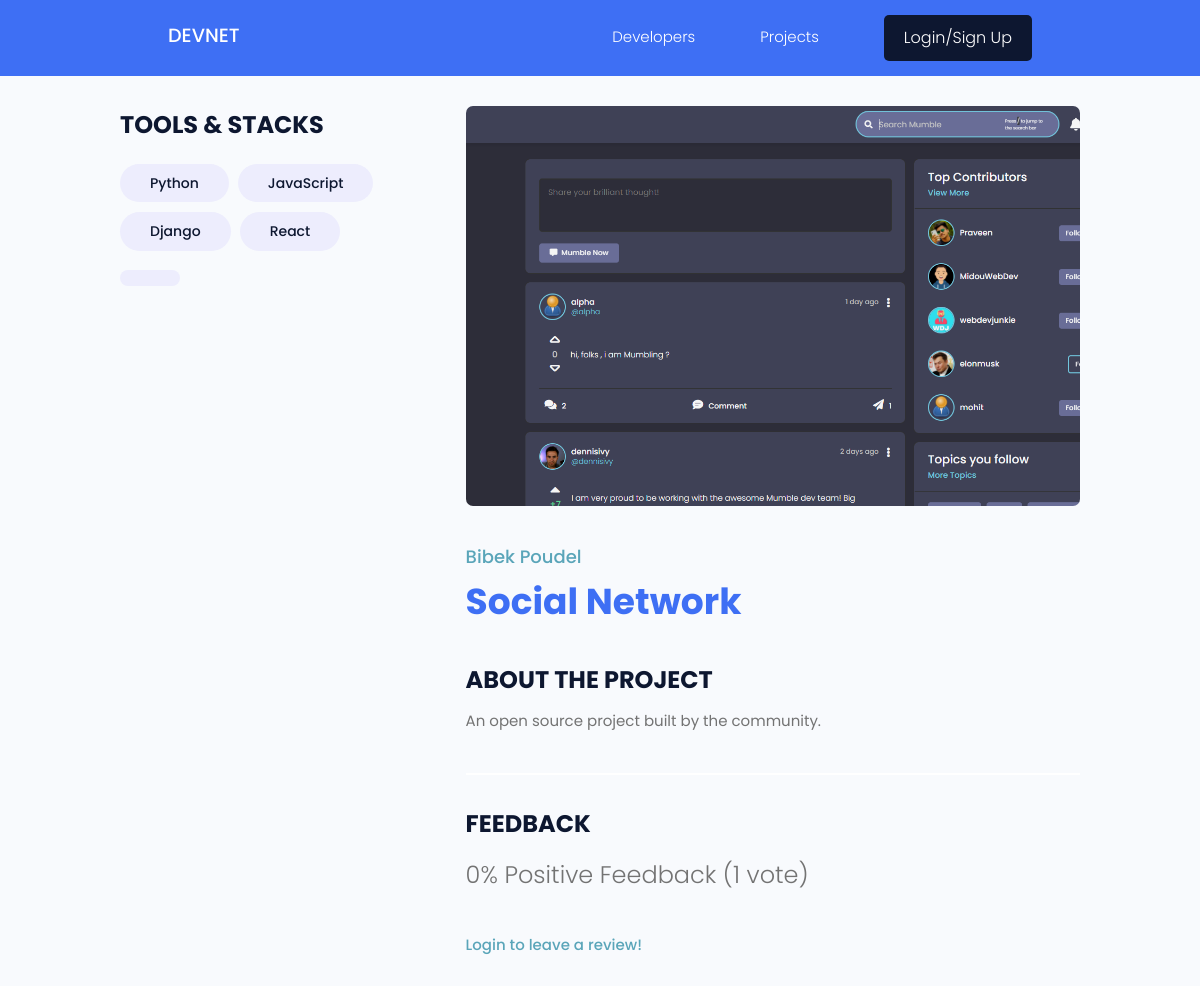
The app's page /projects/project/584c7d5c-cd40-4a22-a440-f7dfd2ff5641/ with its own data.
### projects/models.py (models this page shows, shortened)
class Tag(models.Model):
    name = models.CharField(max_length=200)
    created = models.DateTimeField(auto_now_add=True)
    id = models.UUIDField(default=uuid.uuid4, unique=True, primary_key=True, editable=False)
    def __str__(self):
        return self.name

class Project(models.Model):
    owner = models.ForeignKey(Profile, on_delete=models.CASCADE, null=True, blank=True)
    title = models.CharField(max_length=200)
    description = models.TextField(null=True, blank=True)
    featured_image = models.ImageField(upload_to= 'featured_images', null=True, blank=True,default="featured_images/default.jpg")
    demo_link = models.CharField(max_length=2000, blank=True, null=True)
    source_link = models.CharField(max_length=2000, null=True, blank=True)
    vote_total = models.IntegerField(default=0, null=True, blank=True)
    vote_ratio = models.IntegerField(default=0, null=True, blank=True)
    tags = models.ManyToManyField('Tag', blank=True)
    created = models.DateTimeField(auto_now_add=True)
    id = models.UUIDField(default=uuid.uuid4, unique=True, primary_key=True, editable=False)
    class Meta:
        ordering = ['-vote_ratio', '-vote_total', 'title']
    @property
    def reviewers(self):
        query = self.review_set.all().values_list('owner__id', flat=True)
        return query

### users/models.py (models this page shows, shortened)
class Profile(models.Model):
    user = models.OneToOneField(User, on_delete=models.CASCADE, null=True, blank=True)
    name = models.CharField(max_length=200, blank=True, null=True)
    email = models.EmailField(max_length=500, blank=True, null=True)
    username = models.CharField(max_length=200, blank=True, null=True)
    location = models.CharField(max_length=200, blank=True, null=True)
    short_intro = models.CharField(max_length=200, null=True, blank=True)
    bio = models.TextField(blank=True, null=True)
    profile_image = models.ImageField(null=True, blank=True,upload_to='profile_images' ,default='profile_images/avatar.png')
    social_github = models.CharField(max_length=200, blank=True, null=True)
    social_twitter = models.CharField(max_length=200, blank=True, null=True)
    social_linkedin = models.CharField(max_length=200, blank=True, null=True)
    social_youtube = models.CharField(max_length=200, blank=True, null=True)
    social_website = models.CharField(max_length=200, blank=True, null=True)
    created = models.DateTimeField(auto_now_add=True)
    id = models.UUIDField(default=uuid.uuid4, unique=True, primary_key=True, editable=False)
    class Meta:
        ordering = [
            'created'
        ]

### projects/views.py (the view, shortened to what this page needs)
# urls.py: path('project/<str:pk>/', views.project, name='project'),
def project(request, pk):
    form = ReviewForm()
    project = Project.objects.get(id=pk)
    return render(request, 'projects/project.html', {'project':project, 'form':form})

### projects/templates/projects/project.html (shortened to what this page needs)
{% extends 'main.html' %}
{% block content %}
<main class="singleProject my-md">
    <div class="container">
      <div class="layout">
        <div class="column column--1of3">
          <h3 class="singleProject__subtitle">Tools & Stacks</h3>
          <div class="singleProject__toolStack">
              {% for tag in project.tags.all %}
            <span class="tag tag--pill tag--sub tag--lg">
              <small>{{tag}}</small>
            </span>
                {% endfor %}
          </div>
        </div>
        <div class="column column--2of3">
          <img class="singleProject__preview" src="{{project.featured_image.url}}" alt="{{project.title|lower}}" />
          <a href="{% url 'profile' project.owner.id%}" class="singleProject__developer">{{project.owner.name}}</a>
          <h2 class="singleProject__title">{{project.title}}</h2>
          <h3 class="singleProject__subtitle">About the Project</h3>
          <div class="singleProject__info">
            {{project.description}}
          </div>
          <div class="comments">
            <h3 class="singleProject__subtitle">Feedback</h3>
            <h5 class="project--rating">
              {{project.vote_ratio}}% Positive
              Feedback ({{project.vote_total}} vote{{project.vote_total|pluralize:"s"}})
            </h5>
{% if request.user.profile.id in project.reviewers %}
<p>You have already submitted a review!</p>
{% elif request.user.profile == project.owner %}
<p>You cannot review your own project!</p>
{% else %}
<a href="{% url 'login' %}?next={{request.path}}">Login to leave a review!</a>
{% endif %}
          </div>
        </div>
      </div>
    </div>
  </main>
{% endblock content %}

### static/css/app.css (style rules this page uses)
:root { --hue-color: 224; --color-sub: hsl(var(--hue-color), 89%, 60%); --color-light:white; --color-sub-light:hsl(var(--hue-color), 56%, 12%); }
img { width: 100%; }
.singleProject .column--1of3 { order: 2; }
@media screen and (min-width: 1081px) { .singleProject .column--1of3 { order: 1; } }
@media screen and (min-width: 1081px) { .singleProject .column--2of3 { order: 2; } }
.singleProject__toolStack { margin-top: 2rem; margin-bottom: 4rem; }
.singleProject__preview { height: 50vh; object-fit: cover; object-position: top center; margin-bottom: 3rem; border-radius: 0.7rem; }
.singleProject__developer { font-size: 1.8rem; font-weight: 500; }
.singleProject__title { font-size: 3.6rem; font-weight: 700; color: var(--color-sub); margin-bottom: 3rem; }
.project--rating { margin-bottom: 1.6em; margin-top: .5em; }
.singleProject__subtitle { text-transform: uppercase; font-size: 2.4rem; font-weight: 700; color: var(--color-sub-light); margin-bottom: 1rem; }
.comments { margin-top: 4rem; padding-top: 3rem; border-top: 2px solid var(--color-light); }

### static/uikit/styles/modules/_variables.css (style rules this page uses)
:root { --color-main: #5aa5b9; --color-main-light: #e6faff; --color-sub: #3f4156; --color-sub-light: #51546e; --color-sub-lighter: #ededfd; --color-text: #737373; --color-gray: #8b8b8b; --color-light: #e5e7eb; --color-light-gray: #767676; --color-bg: #f8fafd; --color-white: #fffefd; --color-white-light: #f3f3f3; --color-success: #359e64; --color-success-bg: #def8e8; --color-error: #fc4b0b; --color-error-bg: #fff2ee; --font-base: 'Poppins', arial, helvetica, 'Segoe UI', roboto, ubuntu, sans-serif; --font-monospace: 'Fira Code', 'Courier New', courier, monospace; --font-regular: 300; --font-medium: 500; --font-bold: 700; --generic-shadow: 1px 1px 5px #00000010; --generic-transition: all 0.3s ease-in-out; }

### static/uikit/styles/modules/_base.css (style rules this page uses)
* { margin: 0; padding: 0; box-sizing: border-box; text-rendering: optimizeLegibility; color: inherit; font-size: inherit; }
html { font-size: 50%; }
@media only screen and (min-width: 480px) { html { font-size: 56.25%; } }
@media only screen and (min-width: 1200px) { html { font-size: 62.5%; } }
body { line-height: 1.6; font-weight: 400; font-size: 1.5rem; color: var(--color-text); background-color: var(--color-bg); min-height: 100vh; }

### static/uikit/styles/modules/_typography.css (style rules this page uses)
* { font-family: var(--font-base); }
h2 { font-size: 3.6rem; font-weight: var(--font-bold); }
h3 { font-size: 3.2rem; font-weight: var(--font-medium); }
h5 { font-size: 2.4rem; font-weight: var(--font-medium); }
h5, h6 { font-weight: var(--font-regular); }
p, span, strong { font-size: 1.6rem; color: var(--color-text); font-weight: var(--font-regular); }
a { padding-bottom: 2px; text-decoration: none; display: inline-block; color: var(--color-main); font-weight: var(--font-medium); }

### static/uikit/styles/modules/_utilities.css (style rules this page uses)
.container { width: 92%; max-width: 165rem; margin: 0 auto; box-sizing: border-box; }
@media screen and (min-width: 1000px) { .container { width: 90%; } }
@media screen and (min-width: 1200px) { .container { width: 80%; } }
.my-md { margin: 3rem auto; }

### static/uikit/styles/modules/_tag.css (style rules this page uses)
.tag { display: inline-flex; align-items: center; background-color: var(--color-sub); height: -webkit-fit-content; height: -moz-fit-content; height: fit-content; width: -webkit-fit-content; width: -moz-fit-content; width: fit-content; border-radius: 0.5rem; padding: 0.5rem 1.5rem; font-size: 1.2rem; cursor: pointer; }
.tag:not(:last-child) { margin-right: 0.25rem; margin-bottom: 0.75rem; }
.tag > small { color: var(--color-white); }
.tag--pill { border-radius: 5rem; }
.tag--sub, .tag--sub > small { background: var(--color-sub-lighter); color: var(--color-sub-light); font-weight: 500; }
.tag--lg { padding: 0.8rem 3rem; font-size: 1.4rem; }
.tag--lg:not(:last-child) { margin-right: 0.5rem; margin-bottom: 1rem; }

### static/uikit/styles/modules/_layout.css (style rules this page uses)
.layout { display: flex; flex-flow: row wrap; justify-content: space-between; }
.layout > .column { margin-bottom: 3rem; }
.layout > .column.column--1of3 { flex-basis: 30%; }
.layout > .column.column--2of3 { flex-basis: 64%; }

### records on screen
Tag: name "Python"
Tag: name "JavaScript"
Tag: name "Django"
Tag: name "React"
Project: featured_image (picture), owner.name "Bibek Poudel", title "Social Network", description "An open source project built by the community.", vote_ratio "0", vote_total "1"
